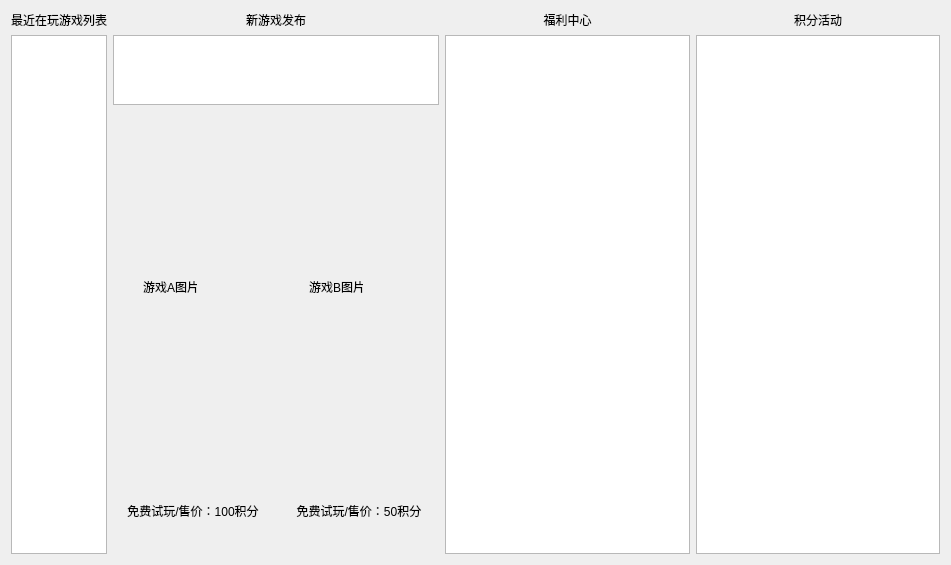
<?xml version="1.0" encoding="UTF-8"?>
<ui version="4.0">
 <class>Store</class>
 <widget class="QWidget" name="Store">
  <property name="geometry">
   <rect>
    <x>0</x>
    <y>0</y>
    <width>951</width>
    <height>565</height>
   </rect>
  </property>
  <property name="windowTitle">
   <string>Form</string>
  </property>
  <layout class="QGridLayout" name="gridLayout">
   <item row="0" column="0">
    <layout class="QHBoxLayout" name="horizontalLayout_4" stretch="1,4,3,3">
     <item>
      <layout class="QVBoxLayout" name="verticalLayout">
       <item>
        <widget class="QLabel" name="label">
         <property name="text">
          <string>最近在玩游戏列表</string>
         </property>
         <property name="alignment">
          <set>Qt::AlignCenter</set>
         </property>
        </widget>
       </item>
       <item>
        <widget class="QListWidget" name="play_current_list"/>
       </item>
      </layout>
     </item>
     <item>
      <layout class="QVBoxLayout" name="verticalLayout_2" stretch="0,1,8">
       <item>
        <widget class="QLabel" name="label_7">
         <property name="text">
          <string>新游戏发布</string>
         </property>
         <property name="alignment">
          <set>Qt::AlignCenter</set>
         </property>
        </widget>
       </item>
       <item>
        <widget class="QListWidget" name="new_game_list">
         <property name="flow">
          <enum>QListView::LeftToRight</enum>
         </property>
        </widget>
       </item>
       <item>
        <layout class="QHBoxLayout" name="horizontalLayout">
         <item>
          <layout class="QVBoxLayout" name="verticalLayout_5" stretch="8,2">
           <item>
            <widget class="QWidget" name="game_a_widget" native="true">
             <widget class="QLabel" name="label_5">
              <property name="geometry">
               <rect>
                <x>30</x>
                <y>170</y>
                <width>54</width>
                <height>12</height>
               </rect>
              </property>
              <property name="text">
               <string>游戏A图片</string>
              </property>
             </widget>
            </widget>
           </item>
           <item>
            <widget class="QLabel" name="gameA_lable">
             <property name="text">
              <string>免费试玩/售价：100积分</string>
             </property>
             <property name="alignment">
              <set>Qt::AlignCenter</set>
             </property>
            </widget>
           </item>
          </layout>
         </item>
         <item>
          <layout class="QVBoxLayout" name="verticalLayout_6" stretch="8,2">
           <item>
            <widget class="QWidget" name="game_a_widget_2" native="true">
             <widget class="QLabel" name="label_6">
              <property name="geometry">
               <rect>
                <x>30</x>
                <y>170</y>
                <width>54</width>
                <height>12</height>
               </rect>
              </property>
              <property name="text">
               <string>游戏B图片</string>
              </property>
             </widget>
            </widget>
           </item>
           <item>
            <widget class="QLabel" name="gameB_label">
             <property name="text">
              <string>免费试玩/售价：50积分</string>
             </property>
             <property name="alignment">
              <set>Qt::AlignCenter</set>
             </property>
            </widget>
           </item>
          </layout>
         </item>
        </layout>
       </item>
      </layout>
     </item>
     <item>
      <layout class="QVBoxLayout" name="verticalLayout_3">
       <item>
        <layout class="QHBoxLayout" name="horizontalLayout_2">
         <item>
          <widget class="QLabel" name="label_3">
           <property name="text">
            <string>福利中心</string>
           </property>
           <property name="alignment">
            <set>Qt::AlignCenter</set>
           </property>
          </widget>
         </item>
        </layout>
       </item>
       <item>
        <widget class="QListWidget" name="welfare_center_list"/>
       </item>
      </layout>
     </item>
     <item>
      <layout class="QVBoxLayout" name="verticalLayout_4">
       <item>
        <layout class="QHBoxLayout" name="horizontalLayout_3">
         <item>
          <widget class="QLabel" name="label_4">
           <property name="text">
            <string>积分活动</string>
           </property>
           <property name="alignment">
            <set>Qt::AlignCenter</set>
           </property>
          </widget>
         </item>
        </layout>
       </item>
       <item>
        <widget class="QListWidget" name="game_point_list"/>
       </item>
      </layout>
     </item>
    </layout>
   </item>
  </layout>
 </widget>
 <resources/>
 <connections/>
</ui>
